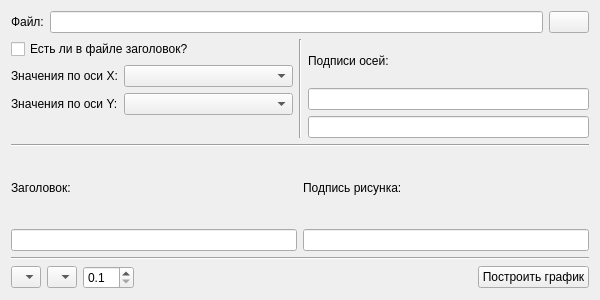
<?xml version="1.0" encoding="UTF-8"?>
<ui version="4.0">
 <class>MainWindow</class>
 <widget class="QMainWindow" name="MainWindow">
  <property name="geometry">
   <rect>
    <x>0</x>
    <y>0</y>
    <width>600</width>
    <height>300</height>
   </rect>
  </property>
  <property name="minimumSize">
   <size>
    <width>380</width>
    <height>225</height>
   </size>
  </property>
  <property name="maximumSize">
   <size>
    <width>600</width>
    <height>300</height>
   </size>
  </property>
  <property name="contextMenuPolicy">
   <enum>Qt::CustomContextMenu</enum>
  </property>
  <property name="acceptDrops">
   <bool>true</bool>
  </property>
  <property name="windowTitle">
   <string>MainWindow</string>
  </property>
  <widget class="QWidget" name="centralWidget">
   <layout class="QVBoxLayout" name="verticalLayout_5">
    <item>
     <layout class="QHBoxLayout" name="horizontalLayout">
      <item>
       <widget class="QLabel" name="label">
        <property name="text">
         <string>Файл:</string>
        </property>
       </widget>
      </item>
      <item>
       <widget class="QLineEdit" name="lineEdit">
        <property name="focusPolicy">
         <enum>Qt::NoFocus</enum>
        </property>
        <property name="readOnly">
         <bool>true</bool>
        </property>
       </widget>
      </item>
      <item>
       <widget class="QPushButton" name="pushButton">
        <property name="text">
         <string/>
        </property>
        <property name="icon">
         <iconset resource="Resources/qresources.qrc">
          <normaloff>:/Images/folder.png</normaloff>:/Images/folder.png</iconset>
        </property>
       </widget>
      </item>
     </layout>
    </item>
    <item>
     <layout class="QHBoxLayout" name="horizontalLayout_3">
      <item>
       <layout class="QVBoxLayout" name="verticalLayout_2">
        <item>
         <widget class="QCheckBox" name="checkBox">
          <property name="sizePolicy">
           <sizepolicy hsizetype="Fixed" vsizetype="Fixed">
            <horstretch>0</horstretch>
            <verstretch>0</verstretch>
           </sizepolicy>
          </property>
          <property name="text">
           <string>Есть ли в файле заголовок?</string>
          </property>
         </widget>
        </item>
        <item>
         <layout class="QFormLayout" name="formLayout">
          <item row="0" column="0">
           <widget class="QLabel" name="label_2">
            <property name="text">
             <string>Значения по оси X:</string>
            </property>
           </widget>
          </item>
          <item row="0" column="1">
           <widget class="QComboBox" name="comboBox"/>
          </item>
          <item row="1" column="0">
           <widget class="QLabel" name="label_3">
            <property name="text">
             <string>Значения по оси Y:</string>
            </property>
           </widget>
          </item>
          <item row="1" column="1">
           <widget class="QComboBox" name="comboBox_2"/>
          </item>
         </layout>
        </item>
       </layout>
      </item>
      <item>
       <widget class="Line" name="line_2">
        <property name="orientation">
         <enum>Qt::Vertical</enum>
        </property>
       </widget>
      </item>
      <item>
       <layout class="QVBoxLayout" name="verticalLayout">
        <item>
         <widget class="QLabel" name="label_4">
          <property name="text">
           <string>Подписи осей:</string>
          </property>
         </widget>
        </item>
        <item>
         <widget class="QLineEdit" name="lineEdit_2">
          <property name="sizePolicy">
           <sizepolicy hsizetype="Preferred" vsizetype="Fixed">
            <horstretch>0</horstretch>
            <verstretch>0</verstretch>
           </sizepolicy>
          </property>
         </widget>
        </item>
        <item>
         <widget class="QLineEdit" name="lineEdit_3">
          <property name="sizePolicy">
           <sizepolicy hsizetype="Preferred" vsizetype="Fixed">
            <horstretch>0</horstretch>
            <verstretch>0</verstretch>
           </sizepolicy>
          </property>
         </widget>
        </item>
       </layout>
      </item>
     </layout>
    </item>
    <item>
     <widget class="Line" name="line_3">
      <property name="orientation">
       <enum>Qt::Horizontal</enum>
      </property>
     </widget>
    </item>
    <item>
     <layout class="QHBoxLayout" name="horizontalLayout_5">
      <item>
       <layout class="QVBoxLayout" name="verticalLayout_3">
        <item>
         <widget class="QLabel" name="label_5">
          <property name="text">
           <string>Заголовок:</string>
          </property>
         </widget>
        </item>
        <item>
         <widget class="QLineEdit" name="lineEditHeader"/>
        </item>
       </layout>
      </item>
      <item>
       <layout class="QVBoxLayout" name="verticalLayout_4">
        <item>
         <widget class="QLabel" name="label_6">
          <property name="text">
           <string>Подпись рисунка:</string>
          </property>
         </widget>
        </item>
        <item>
         <widget class="QLineEdit" name="lineEditPIctureLabel"/>
        </item>
       </layout>
      </item>
     </layout>
    </item>
    <item>
     <widget class="Line" name="line">
      <property name="orientation">
       <enum>Qt::Horizontal</enum>
      </property>
     </widget>
    </item>
    <item>
     <layout class="QHBoxLayout" name="horizontalLayout_4">
      <item>
       <layout class="QHBoxLayout" name="horizontalLayout_2">
        <item>
         <widget class="QComboBox" name="comboColor">
          <property name="maximumSize">
           <size>
            <width>55</width>
            <height>16777215</height>
           </size>
          </property>
          <property name="toolTip">
           <string>Цвет графика</string>
          </property>
          <item>
           <property name="text">
            <string/>
           </property>
           <property name="icon">
            <iconset resource="Resources/qresources.qrc">
             <normaloff>:/Images/black.png</normaloff>:/Images/black.png</iconset>
           </property>
          </item>
          <item>
           <property name="text">
            <string/>
           </property>
           <property name="icon">
            <iconset resource="Resources/qresources.qrc">
             <normaloff>:/Images/darkGray.png</normaloff>:/Images/darkGray.png</iconset>
           </property>
          </item>
          <item>
           <property name="text">
            <string/>
           </property>
           <property name="icon">
            <iconset resource="Resources/qresources.qrc">
             <normaloff>:/Images/gray.png</normaloff>:/Images/gray.png</iconset>
           </property>
          </item>
          <item>
           <property name="text">
            <string/>
           </property>
           <property name="icon">
            <iconset resource="Resources/qresources.qrc">
             <normaloff>:/Images/lightGray.png</normaloff>:/Images/lightGray.png</iconset>
           </property>
          </item>
          <item>
           <property name="text">
            <string/>
           </property>
           <property name="icon">
            <iconset resource="Resources/qresources.qrc">
             <normaloff>:/Images/blue.png</normaloff>:/Images/blue.png</iconset>
           </property>
          </item>
          <item>
           <property name="text">
            <string/>
           </property>
           <property name="icon">
            <iconset resource="Resources/qresources.qrc">
             <normaloff>:/Images/darkCyan.png</normaloff>:/Images/darkCyan.png</iconset>
           </property>
          </item>
          <item>
           <property name="text">
            <string/>
           </property>
           <property name="icon">
            <iconset resource="Resources/qresources.qrc">
             <normaloff>:/Images/cyan.png</normaloff>:/Images/cyan.png</iconset>
           </property>
          </item>
          <item>
           <property name="text">
            <string/>
           </property>
           <property name="icon">
            <iconset resource="Resources/qresources.qrc">
             <normaloff>:/Images/yellow.png</normaloff>:/Images/yellow.png</iconset>
           </property>
          </item>
          <item>
           <property name="text">
            <string/>
           </property>
           <property name="icon">
            <iconset resource="Resources/qresources.qrc">
             <normaloff>:/Images/darkYellow.png</normaloff>:/Images/darkYellow.png</iconset>
           </property>
          </item>
          <item>
           <property name="text">
            <string/>
           </property>
           <property name="icon">
            <iconset resource="Resources/qresources.qrc">
             <normaloff>:/Images/red.png</normaloff>:/Images/red.png</iconset>
           </property>
          </item>
          <item>
           <property name="text">
            <string/>
           </property>
           <property name="icon">
            <iconset resource="Resources/qresources.qrc">
             <normaloff>:/Images/magenta.png</normaloff>:/Images/magenta.png</iconset>
           </property>
          </item>
          <item>
           <property name="text">
            <string/>
           </property>
           <property name="icon">
            <iconset resource="Resources/qresources.qrc">
             <normaloff>:/Images/green.png</normaloff>:/Images/green.png</iconset>
           </property>
          </item>
         </widget>
        </item>
        <item>
         <widget class="QComboBox" name="comboLineType">
          <property name="maximumSize">
           <size>
            <width>75</width>
            <height>16777215</height>
           </size>
          </property>
          <property name="toolTip">
           <string>Тип графика</string>
          </property>
          <item>
           <property name="text">
            <string/>
           </property>
           <property name="icon">
            <iconset resource="Resources/qresources.qrc">
             <normaloff>:/Images/solid.png</normaloff>:/Images/solid.png</iconset>
           </property>
          </item>
          <item>
           <property name="text">
            <string/>
           </property>
           <property name="icon">
            <iconset resource="Resources/qresources.qrc">
             <normaloff>:/Images/dash.png</normaloff>:/Images/dash.png</iconset>
           </property>
          </item>
          <item>
           <property name="text">
            <string/>
           </property>
           <property name="icon">
            <iconset resource="Resources/qresources.qrc">
             <normaloff>:/Images/dashDot.png</normaloff>:/Images/dashDot.png</iconset>
           </property>
          </item>
         </widget>
        </item>
       </layout>
      </item>
      <item>
       <widget class="QDoubleSpinBox" name="doubleSpinBox">
        <property name="toolTip">
         <string>Толщина линии графика</string>
        </property>
        <property name="decimals">
         <number>1</number>
        </property>
        <property name="minimum">
         <double>0.100000000000000</double>
        </property>
        <property name="maximum">
         <double>10.000000000000000</double>
        </property>
        <property name="singleStep">
         <double>0.100000000000000</double>
        </property>
       </widget>
      </item>
      <item>
       <spacer name="horizontalSpacer">
        <property name="orientation">
         <enum>Qt::Horizontal</enum>
        </property>
        <property name="sizeHint" stdset="0">
         <size>
          <width>40</width>
          <height>20</height>
         </size>
        </property>
       </spacer>
      </item>
      <item>
       <widget class="QPushButton" name="pushButton_2">
        <property name="sizePolicy">
         <sizepolicy hsizetype="Fixed" vsizetype="Fixed">
          <horstretch>0</horstretch>
          <verstretch>0</verstretch>
         </sizepolicy>
        </property>
        <property name="text">
         <string>Построить график</string>
        </property>
       </widget>
      </item>
     </layout>
    </item>
   </layout>
   <zorder>line</zorder>
   <zorder></zorder>
   <zorder>line_3</zorder>
  </widget>
 </widget>
 <layoutdefault spacing="6" margin="11"/>
 <tabstops>
  <tabstop>pushButton</tabstop>
  <tabstop>checkBox</tabstop>
  <tabstop>comboBox</tabstop>
  <tabstop>comboBox_2</tabstop>
  <tabstop>lineEdit_2</tabstop>
  <tabstop>lineEdit_3</tabstop>
  <tabstop>pushButton_2</tabstop>
  <tabstop>comboColor</tabstop>
  <tabstop>comboLineType</tabstop>
 </tabstops>
 <resources>
  <include location="Resources/qresources.qrc"/>
 </resources>
 <connections/>
</ui>
